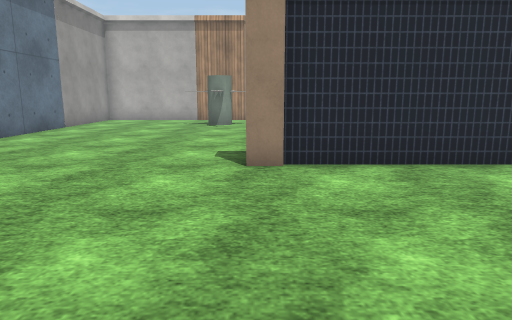
view 1 (above)

21 first-person views from a walk through a 3-D level made in the Unity game engine. The camera is 1.2 m above the floor, tilts 10° down and sees 70° across. The floor is counted in squares, 1 m on a side. Each view is taken from the middle of a square. On the plan, view 1 faces up. The plan holds only what a view shows up to about 15 squares ahead; the rest is blank. The place goes on beyond the plan. Some animated figures are not drawn. Surface patterns are stand-ins for the level's own textures.

view 2
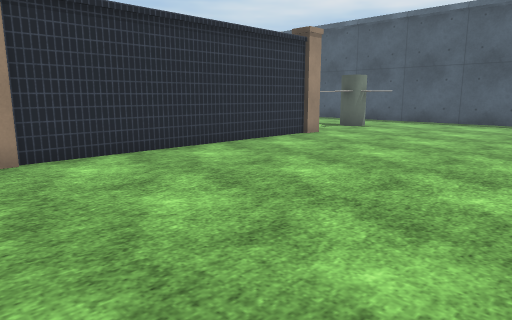

view 3
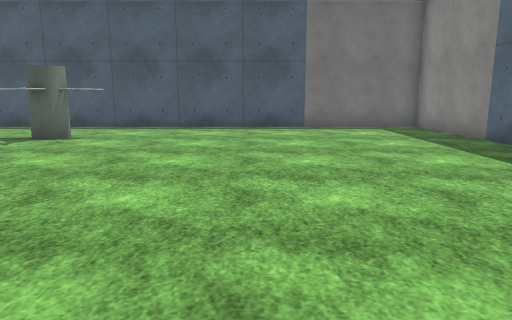

view 4
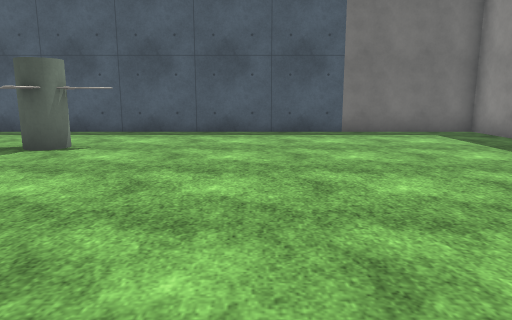

view 5
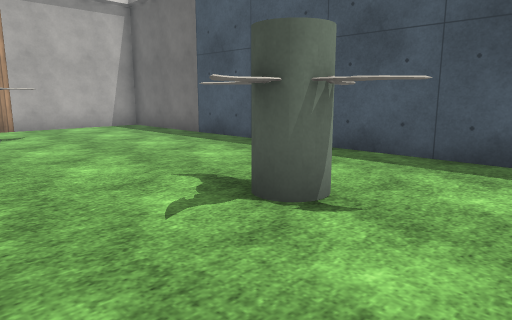

view 6
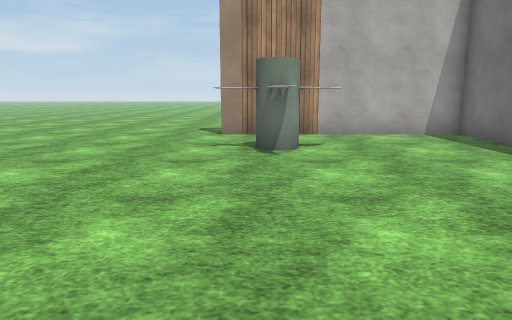

view 7
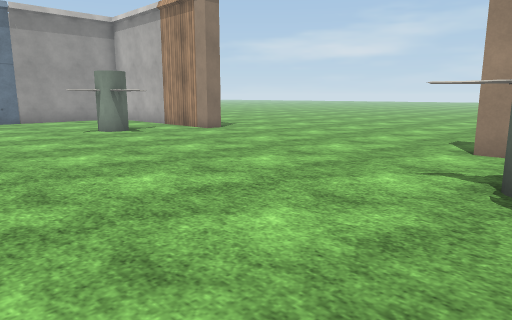

view 8
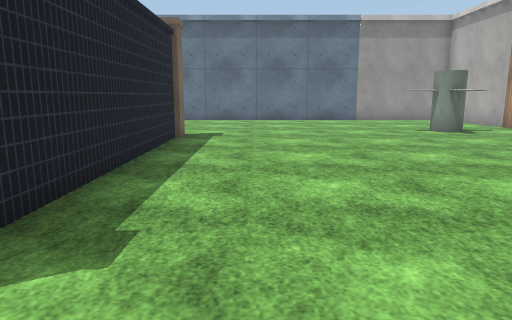

view 9
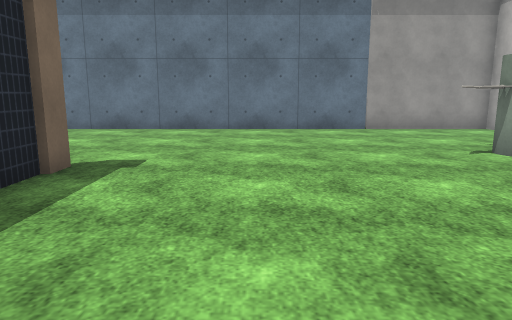

view 10
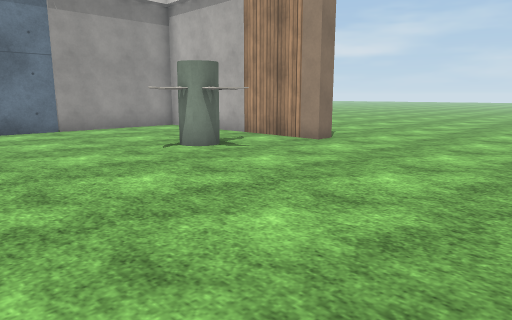

view 11
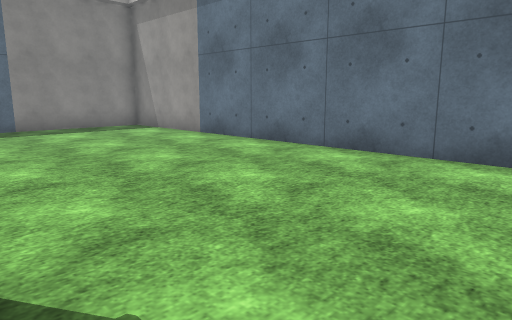

view 12
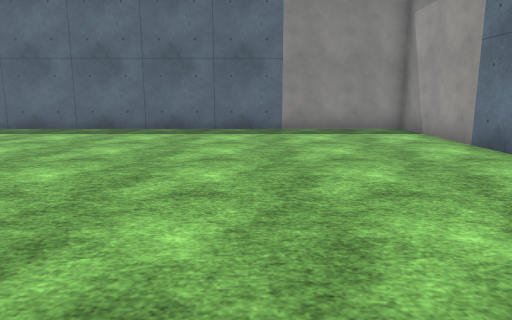

view 13
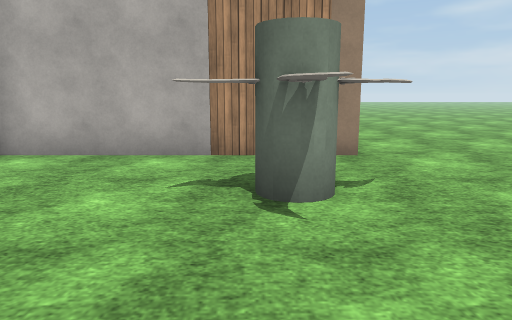

view 14
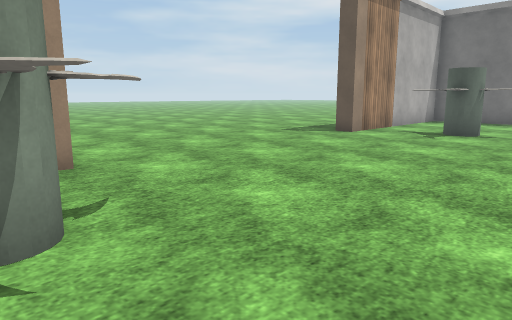

view 15
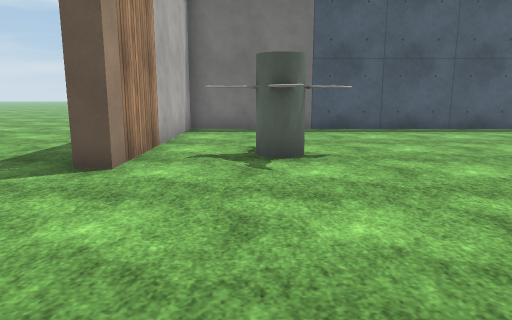

view 16
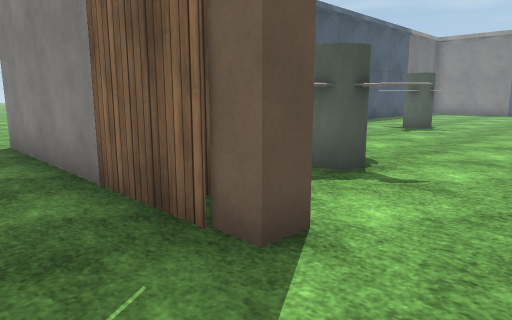

view 17
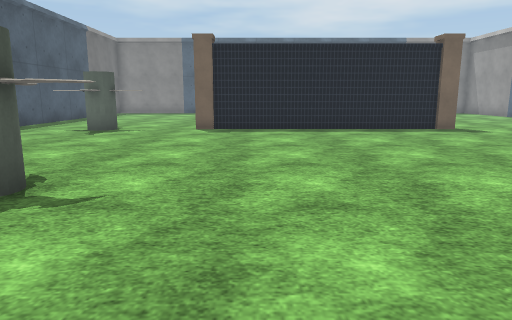

view 18
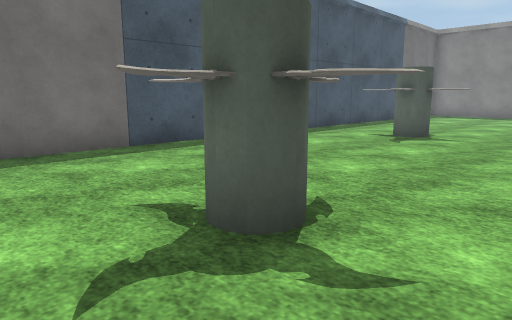

view 19
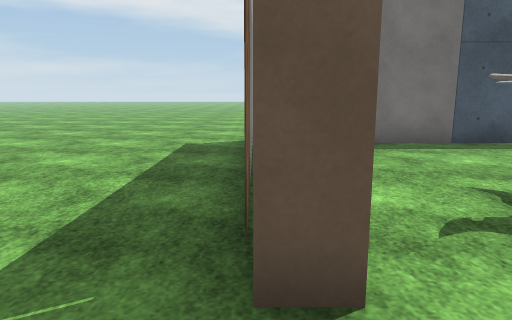

view 20
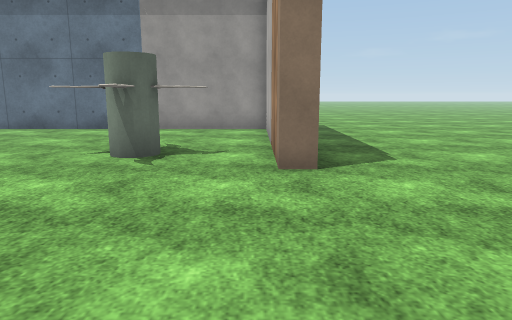

view 21
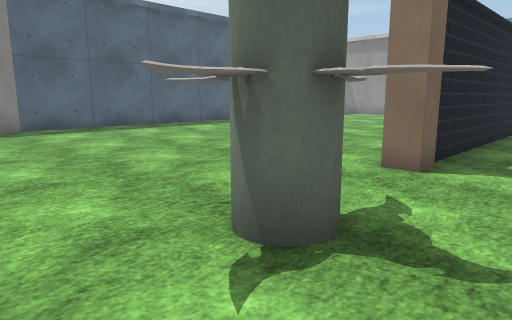

### Floor plan
Key: @ floor where view 1 was taken; # wall or solid block; . floor; O other object.
Columns run from 8 left of view 1 to 22 right of it. Each row starts with its distance up from view 1.
 21  ..............................
 20  ..............................
 19       OOO........OOO######...
 18  #####O##........##O#####
 17  #....O...........O.....#
 16  #....OOO.........OOO...#
 15  #...OOO.........OOO....#
 14 ##.....O...........O....#
 13  #......................#
 12  #......................#
 11  #......................#
 10  #......................#
  9  #......................#
  8  #..................OO..#
  7  #......O#########.OOOO.#
  6  #......#########O..OO..#
  5  #......................#
  4  #......................#
  3  #......................#
  2  #......................#
  1  #......................#
  0  #......@...............#
 -1  #......................#
 -2  #......................#
 -3  #......................#
 -4  #......................#
 -5  ########################

Positions as (right, up) in squares from view 1, and headings:
1: (0, 0), facing up
2: (-1, -1), facing up-right
3: (2, 1), facing right
4: (4, 2), facing right
5: (9, 4), facing up-right
6: (10, 7), facing up
7: (11, 10), facing up-left
8: (11, 9), facing left
9: (6, 10), facing left
10: (6, 10), facing up-left
11: (0, 9), facing down-left
12: (-2, 8), facing down
13: (-2, 11), facing up
14: (-2, 12), facing up-right
15: (3, 16), facing right
16: (7, 21), facing down-right
17: (7, 20), facing down
18: (8, 18), facing down-right
19: (7, 19), facing right
20: (6, 18), facing left
21: (15, 9), facing down-left
